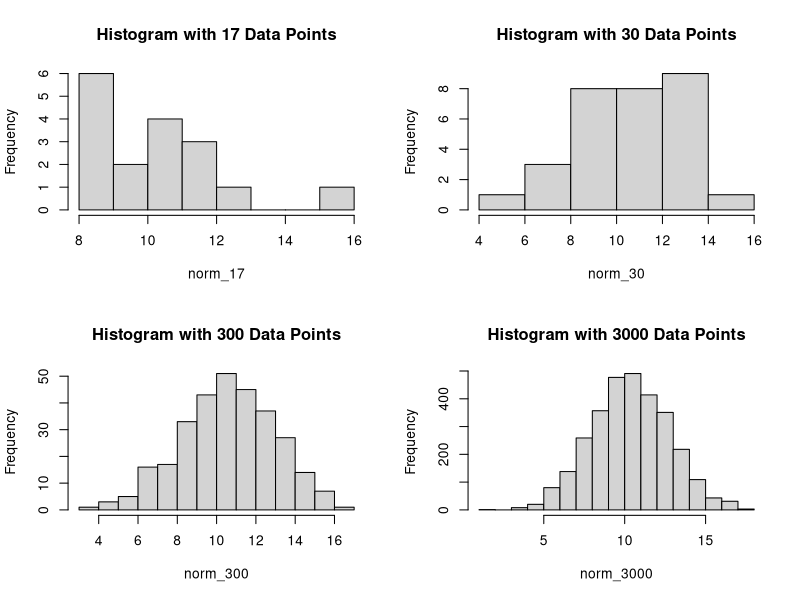
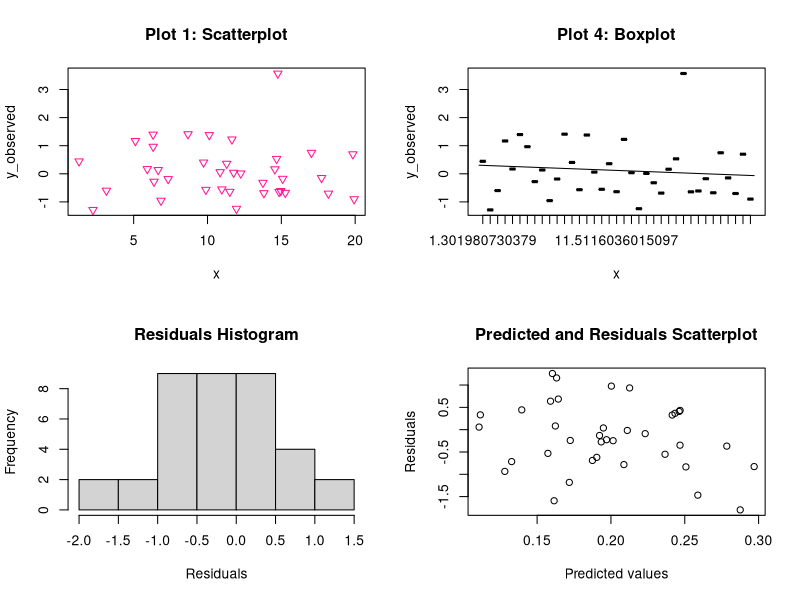
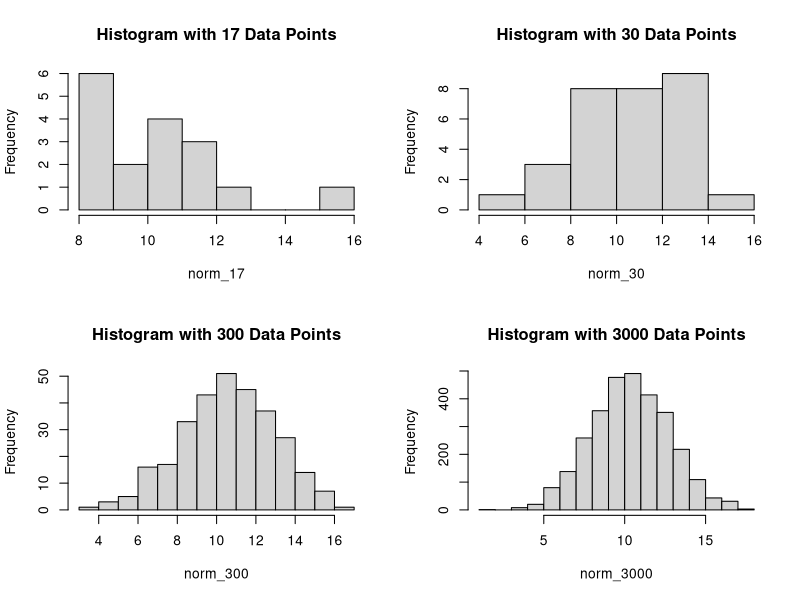
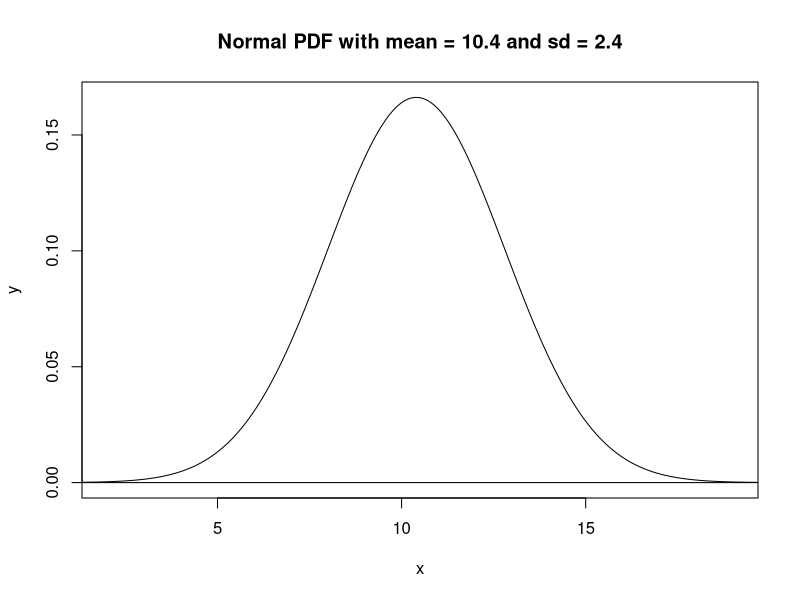

Here is the R script that generated these plots, in order:
## ---- chunk 1
my_mean = 10.4
my_sd = 2.4

norm_17 = rnorm(n = 17, mean = my_mean, sd = my_sd)
norm_30 = rnorm(n = 30, mean = my_mean, sd = my_sd)
norm_300 = rnorm(n = 300, mean = my_mean, sd = my_sd)
norm_3000 = rnorm(n = 3000, mean = my_mean, sd = my_sd)
## ---- chunk 2
par(mfrow = c(2, 2))

hist(norm_17, main = "Histogram with 17 Data Points")
hist(norm_30, main = "Histogram with 30 Data Points")
hist(norm_300, main = "Histogram with 300 Data Points")
hist(norm_3000, main = "Histogram with 3000 Data Points")
## ---- chunk 3
require(here)

png(
  filename = here("lab_04_hist_01.png"),
  width = 1500, height = 1600, 
  res = 180, units = "px")

par(mfrow = c(2, 2))

hist(norm_17, main = "Histogram with 17 Data Points")
hist(norm_30, main = "Histogram with 30 Data Points")
hist(norm_300, main = "Histogram with 300 Data Points")
hist(norm_3000, main = "Histogram with 3000 Data Points")

dev.off()
## ---- chunk 4
pdf(
  file = here("norm_1.pdf"),
  width = 7, height = 10, bg = rgb(0.9, 1, 1))

x = seq(-50, 50, length.out = 1000)
y = dnorm(x, mean = 10.4, sd = 2.4)

plot(x, y, main = "Normal PDF with mean = 10.4 and sd = 2.4", type = "l", xlim = c(2, 19))
abline(h = 0)

dev.off()
## ---- chunk 5
set.seed(374)

n_pts = 37
x_min = 1
x_max = 20
x = runif(n = n_pts, min = x_min, max = x_max)

dat = data.frame(x = x, y_observed = rnorm(n_pts))

plot(y_observed ~ x, data = dat, pch = 6, col ="deeppink", main = "Plot 1: Scatterplot")
## ---- chunk 6
line_point_slope = function(x, x1, y1, slope)
{
  get_y_intercept = 
    function(x1, y1, slope) 
      return(-(x1 * slope) + y1)
  
  linear = 
    function(x, yint, slope) 
      return(yint + x * slope)
  
  return(linear(x, get_y_intercept(x1, y1, slope), slope))
}

guess_x = 11
guess_y = 0.2
guess_slope = -0.01

boxplot(y_observed ~ x, data = dat, pch = 4, col ="goldenrod", main = "Plot 4: Boxplot")
curve(line_point_slope(x, guess_x, guess_y, guess_slope), add = T)
## ---- chunk 7
line_point_slope = function(x, x1, y1, slope)
{
  get_y_intercept = 
    function(x1, y1, slope) 
      return(-(x1 * slope) + y1)
  
  linear = 
    function(x, yint, slope) 
      return(yint + x * slope)
  
  return(linear(x, get_y_intercept(x1, y1, slope), slope))
}

guess_x = 11
guess_y = 0.2
guess_slope = -0.01

y_predicted = line_point_slope(dat$x, guess_x, guess_y, guess_slope)

set.seed(374)
y_observed = rnorm(n_pts)

dat = data.frame(x = x, y_observed = rnorm(n_pts), y_predicted)

resids = (y_observed - y_predicted)

dat = data.frame(x = x, y_observed = rnorm(n_pts), y_predicted, resids)

sum(resids)

print(dat)
## ---- chunk 8
hist(dat$resids, main = "Residuals Histogram", xlab = "Residuals")

plot(x = dat$y_predicted, y = dat$resids, main = "Predicted and Residuals Scatterplot", xlab = "Predicted values", ylab = "Residuals")
